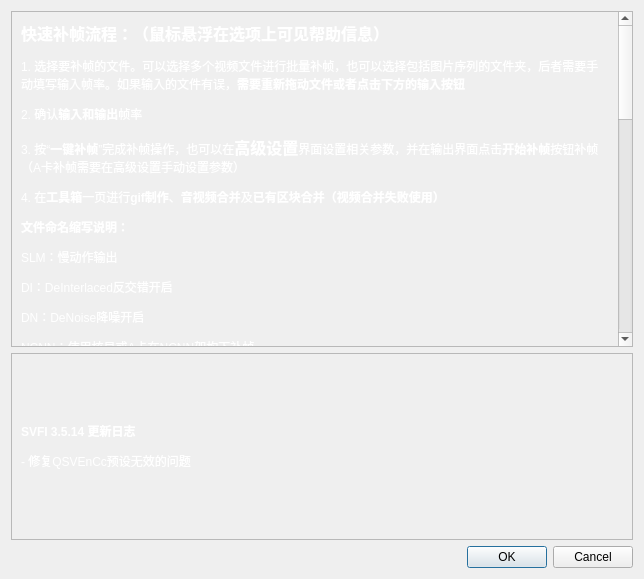
<?xml version="1.0" encoding="UTF-8"?>
<ui version="4.0">
 <class>Dialog</class>
 <widget class="QDialog" name="Dialog">
  <property name="geometry">
   <rect>
    <x>0</x>
    <y>0</y>
    <width>644</width>
    <height>579</height>
   </rect>
  </property>
  <property name="windowTitle">
   <string>Dialog</string>
  </property>
  <layout class="QGridLayout" name="gridLayout">
   <item row="6" column="0">
    <widget class="QDialogButtonBox" name="buttonBox">
     <property name="orientation">
      <enum>Qt::Horizontal</enum>
     </property>
     <property name="standardButtons">
      <set>QDialogButtonBox::Cancel|QDialogButtonBox::Ok</set>
     </property>
    </widget>
   </item>
   <item row="4" column="0">
    <widget class="QScrollArea" name="scrollArea">
     <property name="sizePolicy">
      <sizepolicy hsizetype="Expanding" vsizetype="Preferred">
       <horstretch>0</horstretch>
       <verstretch>0</verstretch>
      </sizepolicy>
     </property>
     <property name="widgetResizable">
      <bool>true</bool>
     </property>
     <widget class="QWidget" name="scrollAreaWidgetContents">
      <property name="geometry">
       <rect>
        <x>0</x>
        <y>0</y>
        <width>607</width>
        <height>956</height>
       </rect>
      </property>
      <layout class="QVBoxLayout" name="verticalLayout_3">
       <item>
        <widget class="QLabel" name="label_7">
         <property name="sizePolicy">
          <sizepolicy hsizetype="Expanding" vsizetype="Expanding">
           <horstretch>0</horstretch>
           <verstretch>0</verstretch>
          </sizepolicy>
         </property>
         <property name="text">
          <string>&lt;html&gt;&lt;head/&gt;&lt;body&gt;&lt;p&gt;&lt;span style=&quot; font-size:12pt; font-weight:600; color:#ffffff;&quot;&gt;快速补帧流程：（鼠标悬浮在选项上可见帮助信息）&lt;/span&gt;&lt;/p&gt;&lt;p&gt;&lt;span style=&quot; color:#ffffff;&quot;&gt;1. 选择要补帧的文件。可以选择多个视频文件进行批量补帧，也可以选择包括图片序列的文件夹，后者需要手动填写输入帧率。如果输入的文件有误，&lt;/span&gt;&lt;span style=&quot; font-weight:600; color:#ffffff;&quot;&gt;需要重新拖动文件或者点击下方的输入按钮&lt;/span&gt;&lt;/p&gt;&lt;p&gt;&lt;span style=&quot; color:#ffffff;&quot;&gt;2. 确认&lt;/span&gt;&lt;span style=&quot; font-weight:600; color:#ffffff;&quot;&gt;输入和输出&lt;/span&gt;&lt;span style=&quot; color:#ffffff;&quot;&gt;帧率&lt;/span&gt;&lt;/p&gt;&lt;p&gt;&lt;span style=&quot; color:#ffffff;&quot;&gt;3. 按“&lt;/span&gt;&lt;span style=&quot; font-weight:600; color:#ffffff;&quot;&gt;一键补帧&lt;/span&gt;&lt;span style=&quot; color:#ffffff;&quot;&gt;”完成补帧操作，也可以在&lt;/span&gt;&lt;span style=&quot; font-size:12pt; font-weight:600; color:#ffffff;&quot;&gt;高级设置&lt;/span&gt;&lt;span style=&quot; color:#ffffff;&quot;&gt;界面设置相关参数，并在输出界面点击&lt;/span&gt;&lt;span style=&quot; font-weight:600; color:#ffffff;&quot;&gt;开始补帧&lt;/span&gt;&lt;span style=&quot; color:#ffffff;&quot;&gt;按钮补帧（A卡补帧需要在高级设置手动设置参数）&lt;/span&gt;&lt;/p&gt;&lt;p&gt;&lt;span style=&quot; color:#ffffff;&quot;&gt;4. 在&lt;/span&gt;&lt;span style=&quot; font-weight:600; color:#ffffff;&quot;&gt;工具箱&lt;/span&gt;&lt;span style=&quot; color:#ffffff;&quot;&gt;一页进行&lt;/span&gt;&lt;span style=&quot; font-weight:600; color:#ffffff;&quot;&gt;gif制作&lt;/span&gt;&lt;span style=&quot; color:#ffffff;&quot;&gt;、&lt;/span&gt;&lt;span style=&quot; font-weight:600; color:#ffffff;&quot;&gt;音视频合并&lt;/span&gt;&lt;span style=&quot; color:#ffffff;&quot;&gt;及&lt;/span&gt;&lt;span style=&quot; font-weight:600; color:#ffffff;&quot;&gt;已有区块合并（视频合并失败使用）&lt;/span&gt;&lt;/p&gt;&lt;p&gt;&lt;span style=&quot; font-weight:600; color:#ffffff;&quot;&gt;文件命名缩写说明：&lt;/span&gt;&lt;/p&gt;&lt;p&gt;&lt;span style=&quot; color:#ffffff;&quot;&gt;SLM：慢动作输出&lt;/span&gt;&lt;/p&gt;&lt;p&gt;&lt;span style=&quot; color:#ffffff;&quot;&gt;DI：DeInterlaced反交错开启&lt;/span&gt;&lt;/p&gt;&lt;p&gt;&lt;span style=&quot; color:#ffffff;&quot;&gt;DN：DeNoise降噪开启&lt;/span&gt;&lt;/p&gt;&lt;p&gt;&lt;span style=&quot; color:#ffffff;&quot;&gt;NCNN：使用核显或A卡在NCNN架构下补帧&lt;/span&gt;&lt;/p&gt;&lt;p&gt;&lt;span style=&quot; color:#ffffff;&quot;&gt;FP16：开启N卡半精度模式&lt;/span&gt;&lt;/p&gt;&lt;p&gt;&lt;span style=&quot; color:#ffffff;&quot;&gt;SA：Scale Auto动态光流尺度&lt;/span&gt;&lt;/p&gt;&lt;p&gt;&lt;span style=&quot; color:#ffffff;&quot;&gt;RR：RIFE-Reversed反向光流&lt;/span&gt;&lt;/p&gt;&lt;p&gt;&lt;span style=&quot; color:#ffffff;&quot;&gt;RFE：RIFE-Foward Ensemble双向光流&lt;/span&gt;&lt;/p&gt;&lt;p&gt;&lt;span style=&quot; color:#ffffff;&quot;&gt;TTA：TTA模式&lt;/span&gt;&lt;/p&gt;&lt;p&gt;&lt;span style=&quot; color:#ffffff;&quot;&gt;SR：SuperResolution使用超分&lt;/span&gt;&lt;/p&gt;&lt;p&gt;&lt;span style=&quot; color:#ffffff;&quot;&gt;RD：Remove Duplicates去除重复帧模式&lt;/span&gt;&lt;/p&gt;&lt;p&gt;&lt;span style=&quot; font-weight:600; color:#ffffff;&quot;&gt;注意事项：&lt;/span&gt;&lt;/p&gt;&lt;p&gt;&lt;span style=&quot; color:#ffffff;&quot;&gt;显示“Programfinished”则任务完成&lt;/span&gt;&lt;/p&gt;&lt;p&gt;&lt;span style=&quot; color:#ffffff;&quot;&gt;如果遇到任何问题，请将基础设置、输出窗口截全图，不要录屏，并导出当前设置为settings.log文件并联系开发人员解决，群号在首页说明&lt;/span&gt;&lt;/p&gt;&lt;p&gt;&lt;span style=&quot; color:#ffffff;&quot;&gt;&lt;br/&gt;&lt;/span&gt;&lt;/p&gt;&lt;p&gt;&lt;span style=&quot; color:#ffffff;&quot;&gt;参数说明：&lt;/span&gt;&lt;/p&gt;&lt;p&gt;&lt;span style=&quot; color:#ffffff;&quot;&gt;R:当前渲染的帧数，&lt;/span&gt;&lt;/p&gt;&lt;p&gt;&lt;span style=&quot; color:#ffffff;&quot;&gt;C:当前处理的帧数，&lt;/span&gt;&lt;/p&gt;&lt;p&gt;&lt;span style=&quot; color:#ffffff;&quot;&gt;S:最近识别到的转场，&lt;/span&gt;&lt;/p&gt;&lt;p&gt;&lt;span style=&quot; color:#ffffff;&quot;&gt;SC：识别到的转场数量，&lt;/span&gt;&lt;/p&gt;&lt;p&gt;&lt;span style=&quot; color:#ffffff;&quot;&gt;TAT：TaskAcquireTime，单帧任务获取时间，即任务阻塞时间，如果该值过大，请考虑增加虚拟内存&lt;/span&gt;&lt;/p&gt;&lt;p&gt;&lt;span style=&quot; color:#ffffff;&quot;&gt;PT：ProcessTime，单帧任务处理时间，单帧补帧（+超分）花费时间&lt;/span&gt;&lt;/p&gt;&lt;p&gt;&lt;span style=&quot; color:#ffffff;&quot;&gt;QL：QueueLength，任务队列长度&lt;/span&gt;&lt;/p&gt;&lt;p&gt;&lt;span style=&quot; color:#ffffff;&quot;&gt;&lt;br/&gt;&lt;/span&gt;&lt;/p&gt;&lt;p&gt;&lt;span style=&quot; color:#ffffff;&quot;&gt;如果遇到卡顿或软件卡死，请直接右上角强制终止&lt;/span&gt;&lt;/p&gt;&lt;p&gt;&lt;span style=&quot; font-weight:600; font-style:italic; color:#ffffff;&quot;&gt;软件最终解释权归SVFI开发团队所有&lt;/span&gt;&lt;/p&gt;&lt;p&gt;&lt;span style=&quot; color:#ffffff;&quot;&gt;&lt;br/&gt;&lt;/span&gt;&lt;/p&gt;&lt;/body&gt;&lt;/html&gt;</string>
         </property>
         <property name="scaledContents">
          <bool>true</bool>
         </property>
         <property name="wordWrap">
          <bool>true</bool>
         </property>
        </widget>
       </item>
      </layout>
     </widget>
    </widget>
   </item>
   <item row="5" column="0">
    <widget class="QScrollArea" name="scrollArea_2">
     <property name="widgetResizable">
      <bool>true</bool>
     </property>
     <widget class="QWidget" name="scrollAreaWidgetContents_2">
      <property name="geometry">
       <rect>
        <x>0</x>
        <y>0</y>
        <width>624</width>
        <height>236</height>
       </rect>
      </property>
      <layout class="QVBoxLayout" name="verticalLayout">
       <item>
        <widget class="QLabel" name="label">
         <property name="text">
          <string>&lt;!DOCTYPE HTML PUBLIC &quot;-//W3C//DTD HTML 4.0//EN&quot; &quot;http://www.w3.org/TR/REC-html40/strict.dtd&quot;&gt;
&lt;html&gt;&lt;head&gt;&lt;meta name=&quot;qrichtext&quot; content=&quot;1&quot; /&gt;&lt;style type=&quot;text/css&quot;&gt;
p, li { white-space: pre-wrap; }
&lt;/style&gt;&lt;/head&gt;&lt;body style=&quot; font-family:'SimSun'; font-size:9pt; font-weight:400; font-style:normal;&quot;&gt;
&lt;p style=&quot; margin-top:12px; margin-bottom:12px; margin-left:0px; margin-right:0px; -qt-block-indent:0; text-indent:0px;&quot;&gt;&lt;span style=&quot; font-weight:600; color:#ffffff;&quot;&gt;SVFI 3.5.14 更新日志&lt;/span&gt;&lt;/p&gt;
&lt;p style=&quot; margin-top:12px; margin-bottom:12px; margin-left:0px; margin-right:0px; -qt-block-indent:0; text-indent:0px;&quot;&gt;&lt;span style=&quot; color:#ffffff;&quot;&gt;- 修复QSVEnCc预设无效的问题&lt;/span&gt;&lt;/p&gt;&lt;/body&gt;&lt;/html&gt;</string>
         </property>
        </widget>
       </item>
      </layout>
     </widget>
    </widget>
   </item>
  </layout>
 </widget>
 <resources/>
 <connections>
  <connection>
   <sender>buttonBox</sender>
   <signal>accepted()</signal>
   <receiver>Dialog</receiver>
   <slot>accept()</slot>
   <hints>
    <hint type="sourcelabel">
     <x>248</x>
     <y>254</y>
    </hint>
    <hint type="destinationlabel">
     <x>157</x>
     <y>274</y>
    </hint>
   </hints>
  </connection>
  <connection>
   <sender>buttonBox</sender>
   <signal>rejected()</signal>
   <receiver>Dialog</receiver>
   <slot>reject()</slot>
   <hints>
    <hint type="sourcelabel">
     <x>316</x>
     <y>260</y>
    </hint>
    <hint type="destinationlabel">
     <x>286</x>
     <y>274</y>
    </hint>
   </hints>
  </connection>
 </connections>
</ui>
